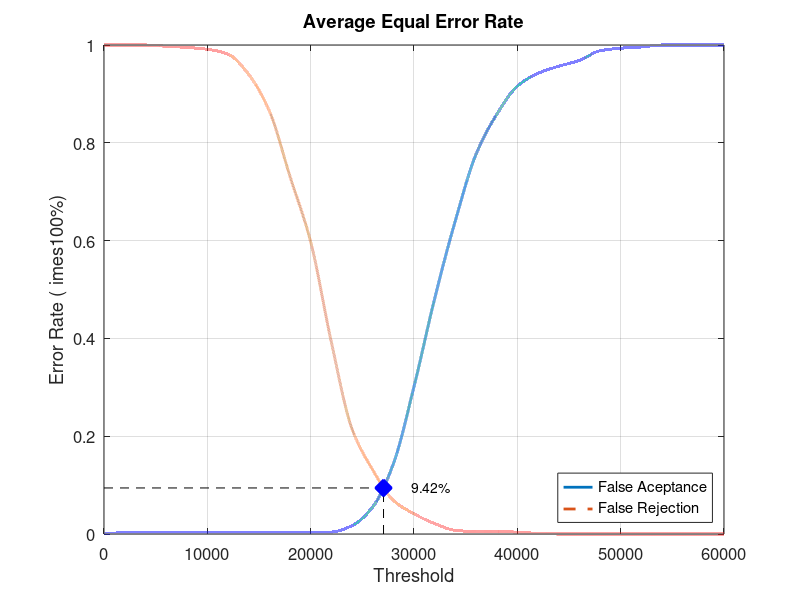
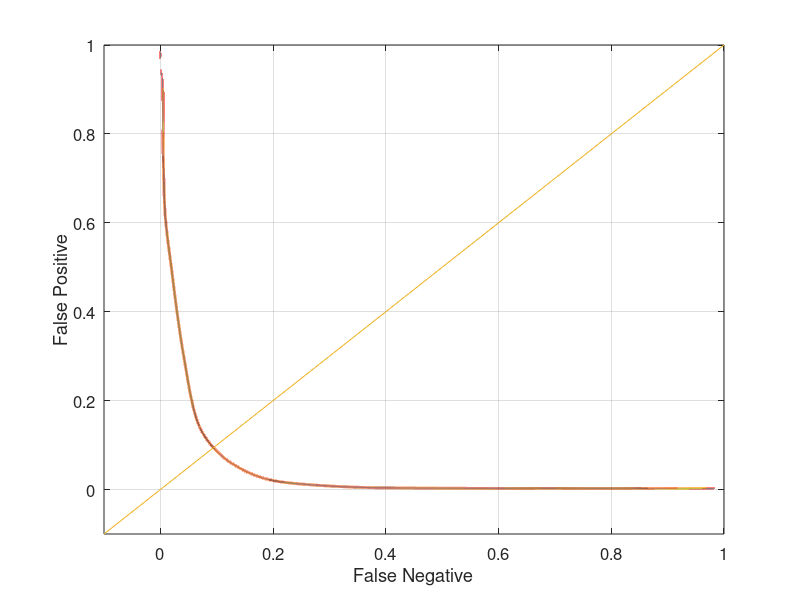

Source code (MATLAB) for these figures, in order:
close all;
clear;
clc;
x = 0:2000:60000;
xq = 0:0.5:60000;

y0 = [0 0.00263158 0.00263158 0.00263158 0.00263158 0.00263158 0.00263158 0.00263158 0.00263158 0.00263158 0.00263158 0.00394737 0.0171053 0.0552632 0.143421 0.301316 0.481579 0.640789 0.776316 0.857895 0.915789 0.942105 0.956579 0.968421 0.988158 0.993421 0.996053 1 1 1 1]
yy0 = interp1(x, y0, xq, 'pchip');
y1 = [1 1 1 0.9975 0.995 0.99125 0.98125 0.94 0.865 0.73125 0.5975 0.3925 0.215 0.13125 0.06875 0.04125 0.02125 0.0075 0.005 0.005 0.00375 0.00125 0 0 0 0 0 0 0 0 0]
yy1 = interp1(x, y1, xq, 'pchip');

% Calculating EER: 
y2 = abs(y0 - y1);
find(y2 == min(y2))
yy2 = abs(yy0 - yy1);
xEER = find(yy2 == min(yy2));
xEERIndex = xq(xEER) % X-axis EER
yEER = yy0(xEER) % Y-axis EER

main = figure
plot(xq, yy0,'-','LineWidth', 2);	hold on
plot(xq, yy1,'--','LineWidth', 2);	hold on
plot([xEERIndex xEERIndex], [0 yEER], 'k--');	hold on
plot([0 xEERIndex], [yEER yEER], 'k--');	hold on
plot(xEERIndex, yEER, 'bx', 'LineWidth', 10);	hold on
text(xEERIndex + 10 * xEERIndex / 100, yEER, [num2str(round((10000 * yEER)) / 100) '%'])
legend('False Aceptance', 'False Rejection', 'Location', 'SouthEast')
xlabel('Threshold')
ylabel('Error Rate (	imes100%)')
title('Average Equal Error Rate')
set(gca, 'FontSize', 12)
axis([0 60000 0 1])
grid on

print(main, 'Experiment3AverageMain', '-dpng');
FNRxFPR = figure('Color', [1 1 1]);
plot(yy1, yy0, '-', yy1, yy0, 'LineWidth', 2);
hold on
y = -0.1:0.1:1
plot(y, y); 
set(gca, 'FontSize', 12)
xlabel('False Negative')
ylabel('False Positive')
axis([-0.1 1 -0.1 1])
set(gca, 'FontSize', 12)
grid on

print(FNRxFPR, 'Experiment3AverageFNRxFPR','-dpng');
